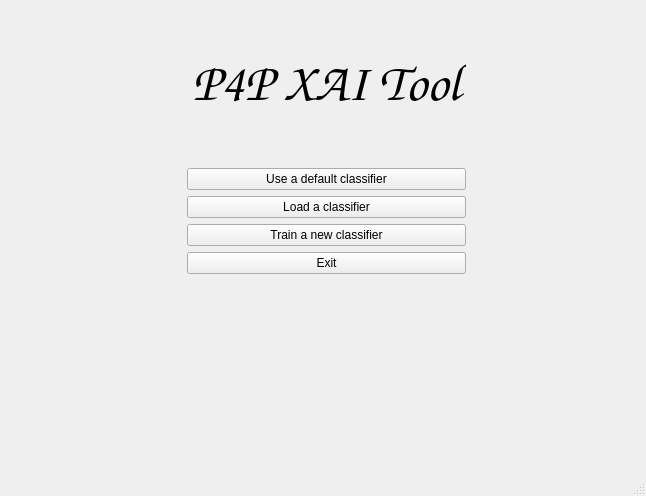
<?xml version="1.0" encoding="UTF-8"?>
<ui version="4.0">
 <class>MainWindow</class>
 <widget class="QMainWindow" name="MainWindow">
  <property name="geometry">
   <rect>
    <x>0</x>
    <y>0</y>
    <width>646</width>
    <height>496</height>
   </rect>
  </property>
  <property name="windowTitle">
   <string>MainWindow</string>
  </property>
  <widget class="QWidget" name="centralwidget">
   <layout class="QGridLayout" name="gridLayout">
    <item row="2" column="0">
     <layout class="QHBoxLayout" name="horizontalLayout_7">
      <item>
       <spacer name="horizontalSpacer_4">
        <property name="orientation">
         <enum>Qt::Horizontal</enum>
        </property>
        <property name="sizeHint" stdset="0">
         <size>
          <width>40</width>
          <height>20</height>
         </size>
        </property>
       </spacer>
      </item>
      <item>
       <layout class="QFormLayout" name="formLayout">
        <item row="2" column="1">
         <widget class="QPushButton" name="defaultCLF">
          <property name="text">
           <string>Use a default classifier</string>
          </property>
         </widget>
        </item>
        <item row="3" column="1">
         <widget class="QPushButton" name="loadCLF">
          <property name="text">
           <string>Load a classifier</string>
          </property>
         </widget>
        </item>
        <item row="4" column="1">
         <widget class="QPushButton" name="trainCLF">
          <property name="text">
           <string>Train a new classifier</string>
          </property>
         </widget>
        </item>
        <item row="5" column="1">
         <widget class="QPushButton" name="exit">
          <property name="text">
           <string>Exit</string>
          </property>
         </widget>
        </item>
        <item row="0" column="1">
         <widget class="QLabel" name="title">
          <property name="font">
           <font>
            <family>Comic Sans MS</family>
            <pointsize>40</pointsize>
           </font>
          </property>
          <property name="text">
           <string>P4P XAI Tool</string>
          </property>
          <property name="alignment">
           <set>Qt::AlignCenter</set>
          </property>
         </widget>
        </item>
        <item row="1" column="1">
         <spacer name="verticalSpacer_3">
          <property name="orientation">
           <enum>Qt::Vertical</enum>
          </property>
          <property name="sizeType">
           <enum>QSizePolicy::Minimum</enum>
          </property>
          <property name="sizeHint" stdset="0">
           <size>
            <width>20</width>
            <height>40</height>
           </size>
          </property>
         </spacer>
        </item>
       </layout>
      </item>
      <item>
       <spacer name="horizontalSpacer_2">
        <property name="orientation">
         <enum>Qt::Horizontal</enum>
        </property>
        <property name="sizeHint" stdset="0">
         <size>
          <width>40</width>
          <height>20</height>
         </size>
        </property>
       </spacer>
      </item>
     </layout>
    </item>
    <item row="5" column="0">
     <spacer name="verticalSpacer">
      <property name="orientation">
       <enum>Qt::Vertical</enum>
      </property>
      <property name="sizeType">
       <enum>QSizePolicy::Expanding</enum>
      </property>
      <property name="sizeHint" stdset="0">
       <size>
        <width>20</width>
        <height>40</height>
       </size>
      </property>
     </spacer>
    </item>
    <item row="1" column="0">
     <spacer name="verticalSpacer_2">
      <property name="orientation">
       <enum>Qt::Vertical</enum>
      </property>
      <property name="sizeType">
       <enum>QSizePolicy::Minimum</enum>
      </property>
      <property name="sizeHint" stdset="0">
       <size>
        <width>20</width>
        <height>40</height>
       </size>
      </property>
     </spacer>
    </item>
   </layout>
  </widget>
  <widget class="QMenuBar" name="menubar">
   <property name="geometry">
    <rect>
     <x>0</x>
     <y>0</y>
     <width>646</width>
     <height>36</height>
    </rect>
   </property>
  </widget>
  <widget class="QStatusBar" name="statusbar"/>
 </widget>
 <resources/>
 <connections/>
</ui>
